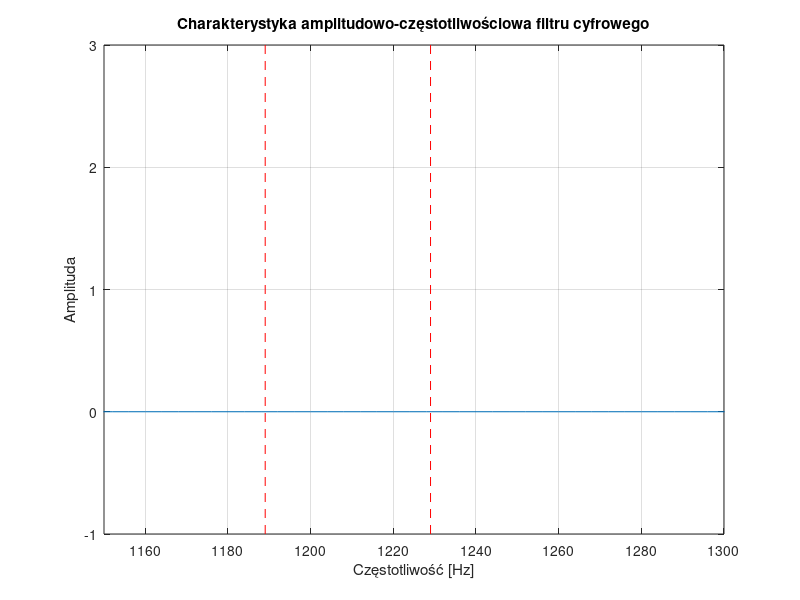

The MATLAB script that drew this image: (Note: this script raises an error after producing the figure.)
close all
clear all
clc

load("butter.mat")

fs = 16000;
fmin = 1189;
fmax = 1229;
wmin = 2*pi*fmin;
wmax = 2*pi*fmax;

[b,a] = zp2tf(z,p,k);


[z_cyf, p_cyf , k_cyf] = bilinear(z, p,k, fs);
[a_cyf,b_cyf] = zp2tf(z_cyf,p_cyf,k_cyf);
N = 2000; % liczba punktów w charakterystyce
[H, w] = freqz(a_cyf, b_cyf, N, fs);

% Wykres charakterystyki amplitudowo-częstotliwościowej
figure;
plot(w, abs(H));
axis([1150 1300 -1 3])
xlabel('Częstotliwość [Hz]');
ylabel('Amplituda');
title('Charakterystyka amplitudowo-częstotliwościowa filtru cyfrowego');
grid on;
% Dodanie linii pionowych dla częstotliwości granicznych
hold on;
line([fmin, fmin], ylim, 'Color', 'r', 'LineStyle', '--');
line([fmax, fmax], ylim, 'Color', 'r', 'LineStyle', '--');
hold off; 


% Obliczenie charakterystyki amplitudowo-częstotliwościowej dla filtru analogowego
[Hz,wz] = freqs(b, a, w);

% Wykres charakterystyki amplitudowo-częstotliwościowej filtru analogowego
figure;
plot(wz/(2*pi), abs(Hz));
axis([1150 1300 -1 3])
xlabel('Częstotliwość [Hz]');
ylabel('Amplituda');
title('Charakterystyka amplitudowo-częstotliwościowa filtru analogowego');
grid on;
line([fmin, fmin], ylim, 'Color', 'r', 'LineStyle', '--');
line([fmax, fmax], ylim, 'Color', 'r', 'LineStyle', '--');
hold off; 


duration = 1; % czas trwania w sekundach
t = 0:1/fs:duration-1/fs; % wektor czasu

% Częstotliwości harmoniczne w hercach
f1 = 1209;
f2 = 1272;

% Generowanie sygnałów harmonicznych
signal1 = sin(2*pi*f1*t);
signal2 = sin(2*pi*f2*t);

% Sumowanie sygnałów
digital_signal = signal1 + signal2;


% Przefiltrowanie sygnału cyfrowego
filtered_signal = zeros(size(digital_signal)); % Inicjalizacja sygnału przefiltrowanego

% Konwolucja sygnału z odpowiedzią impulsową filtra
for n = 1:length(filtered_signal)
    for k = 1:length(a_cyf)
        if n-k+1 > 0
            filtered_signal(n) = filtered_signal(n) + a_cyf(k)*digital_signal(n-k+1);
        end
    end
    for k = 2:length(b_cyf)
        if n-k+1 > 0
            filtered_signal(n) = filtered_signal(n) - b_cyf(k)*filtered_signal(n-k+1);
        end
    end
end

% Wyświetlenie sygnału przefiltrowanego i oryginalnego
figure;
subplot(2,1,1);
plot(t, digital_signal);
xlabel('Czas [s]');
ylabel('Amplituda');
title('Sygnał cyfrowy złożony z dwóch harmonicznych (oryginalny)');
subplot(2,1,2);
plot(t, filtered_signal);
xlabel('Czas [s]');
ylabel('Amplituda');
title('Sygnał cyfrowy po filtracji ( własny filtr )');


% Przefiltrowanie sygnału cyfrowego
filtered_signal = filter(a_cyf, b_cyf, digital_signal);

% Wyświetlenie sygnału przefiltrowanego i oryginalnego
figure;
subplot(2,1,1);
plot(t, digital_signal);
xlabel('Czas [s]');
ylabel('Amplituda');
title('Sygnał cyfrowy złożony z dwóch harmonicznych (oryginalny)');
subplot(2,1,2);
plot(t, filtered_signal);
xlabel('Czas [s]');
ylabel('Amplituda');
title('Sygnał cyfrowy po filtracji');
